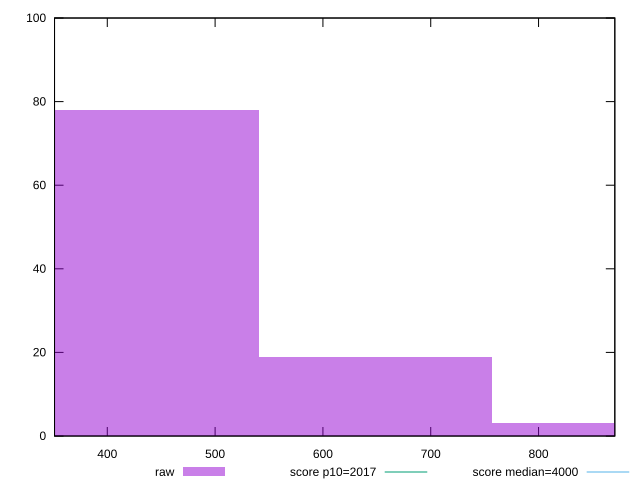

This figure's gnuplot source:
reset

$raw <<EOF
648.6609427487422 19
864.8812569983229 3
432.44062849916145 78
EOF

set key outside below
set boxwidth 216.22031424958072
set xrange [351.076:870.7360000000002]
set yrange [0:100]
set trange [0:100]
set style fill transparent solid 0.5 noborder

set parametric
set terminal svg size 640, 490 enhanced background rgb 'white'
set output "report_00017_2021-02-10T15-08-03.406Z/mainthread-work-breakdown/samples/pages+cached+noadtech+nomedia+nocss/raw/histogram.svg"

plot $raw title "raw" with boxes, \
     2017,t title "score p10=2017", \
     4000,t title "score median=4000"

reset
